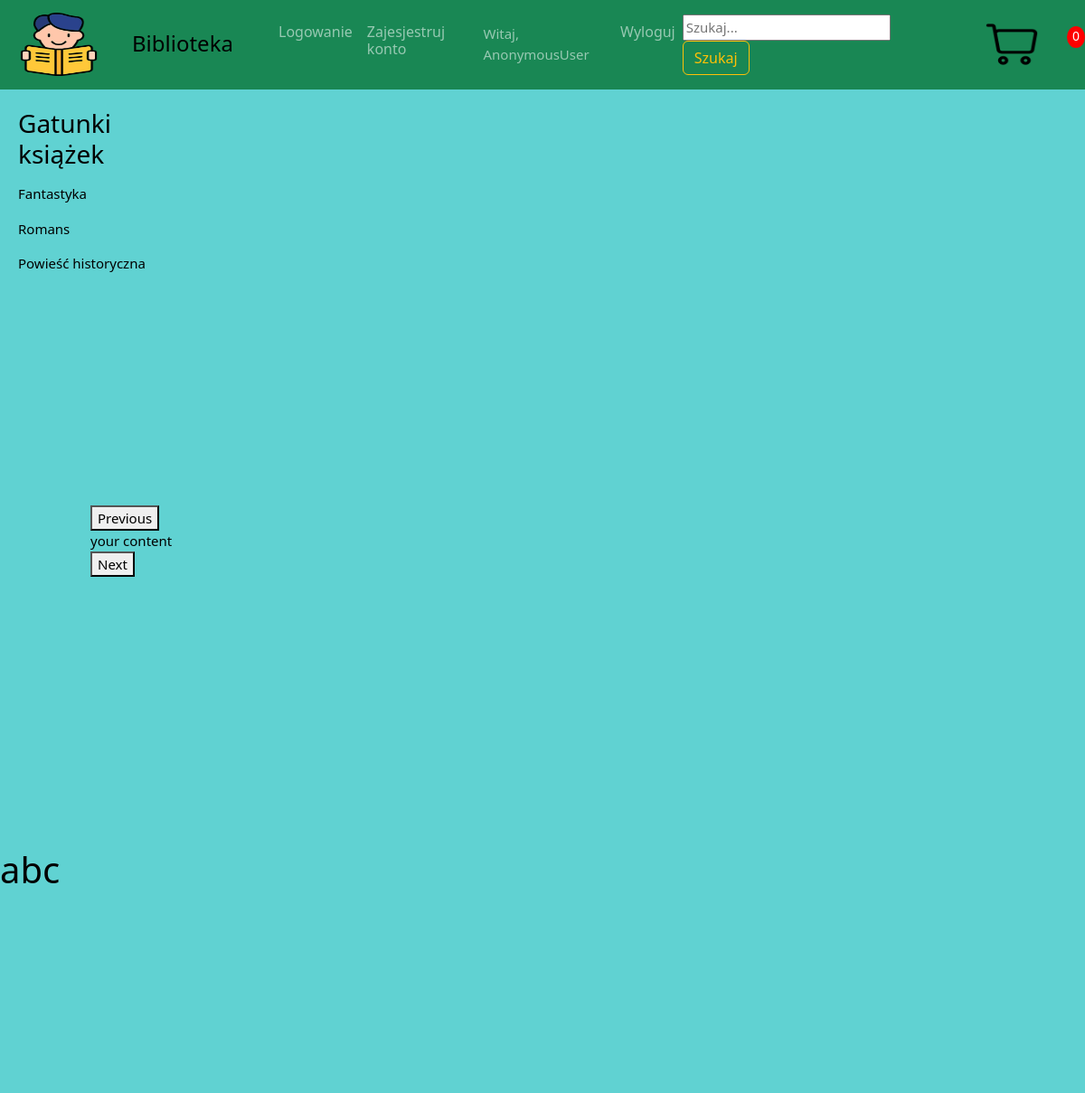
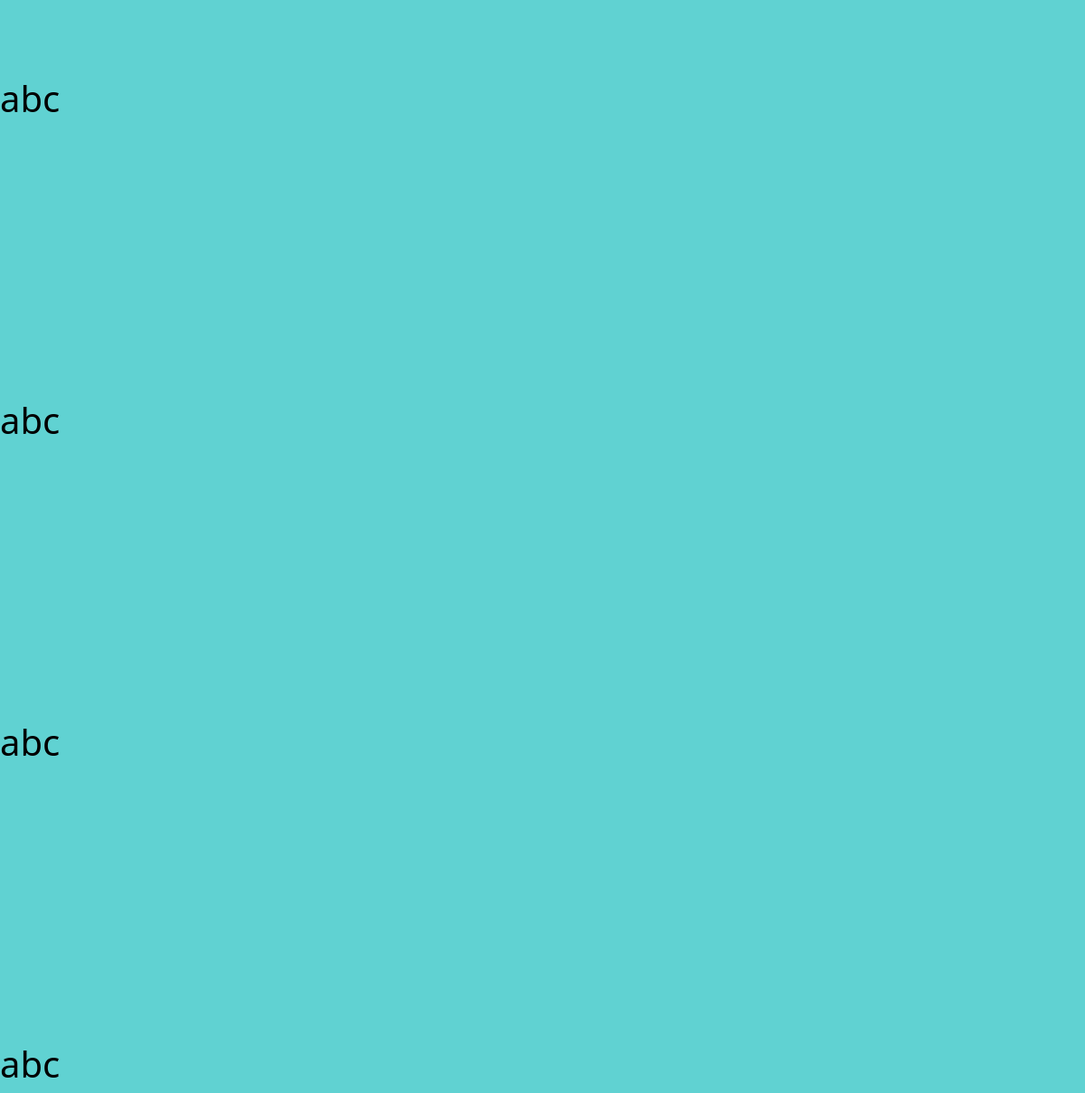
The page / on the database its author committed (2 pictures, top to bottom).
### Bibliotego/models.py (models this page shows, shortened)
class Gatunki(models.Model):
    nazwa = models.CharField(max_length=30)
    class Meta:
        verbose_name = "Gatunek"
        verbose_name_plural = "Gatunki"

### Bibliotego/views.py (the view)
# urls.py: path('', index, name='glowna'),
def index(request):
    zapytanie = Gatunki.objects.all()
    dane = {'kategorie': zapytanie}
    return render(request, 'szablon.html', {'abc': zapytanie})

### Bibliotego/templates/szablon.html (shortened to what this page needs)
<!DOCTYPE html>
<html lang="pl">
<head>
  {% load static %}
  <link href="https://cdn.jsdelivr.net/npm/bootstrap@5.3.2/dist/css/bootstrap.min.css" rel="stylesheet"
>
  <link rel="stylesheet" href="{% static 'style.css'%}">
  <link rel="stylesheet" href="{% static 'script.js'%}">
  <link rel="stylesheet" type="text/css" href="//cdn.jsdelivr.net/npm/slick-carousel@1.8.1/slick/slick.css" />
</head>
<body>
  {% include 'navbar.html' %}
  <div class="place_of_species">
    <h3> Gatunki książek </h3>
    {% for gat in abc %}
    <p><a href="/kategorie/{{ gat.id }}"> {{ gat.nazwa }} </a> </p>
    {% endfor %}
  </div>
  <div class="place_of_books">
  </div>
  <div class="place_of_books">
    <div>your content</div>
  </div>
  <h1 class="test">
    abc
  </h1>
  <h1 class="test">
    abc
  </h1>
  <h1 class="test">
    abc
  </h1>
  <h1 class="test">
    abc
  </h1>
  <h1 class="test">
    abc
  </h1>
</body>
</html>

### Bibliotego/static/style.css (style rules this page uses)
body { background-color: #60d2d2; font-size: 15px; color: black; }
a, a:hover, a:visited { text-decoration: none; color: black; }
.test { padding-top: 300px; }
.place_of_species { width: 220px; padding-top: 120px; padding-left: 20px; float: left; }
.place_of_books { width: 1200px; padding-top: 120px; padding-left: 100px; float: left; }

### rows shown on the page
Gatunki: nazwa "Fantastyka"
Gatunki: nazwa "Romans"
Gatunki: nazwa "Powieść historyczna"

### other values the page prints
{{ request.user }} "AnonymousUser"
